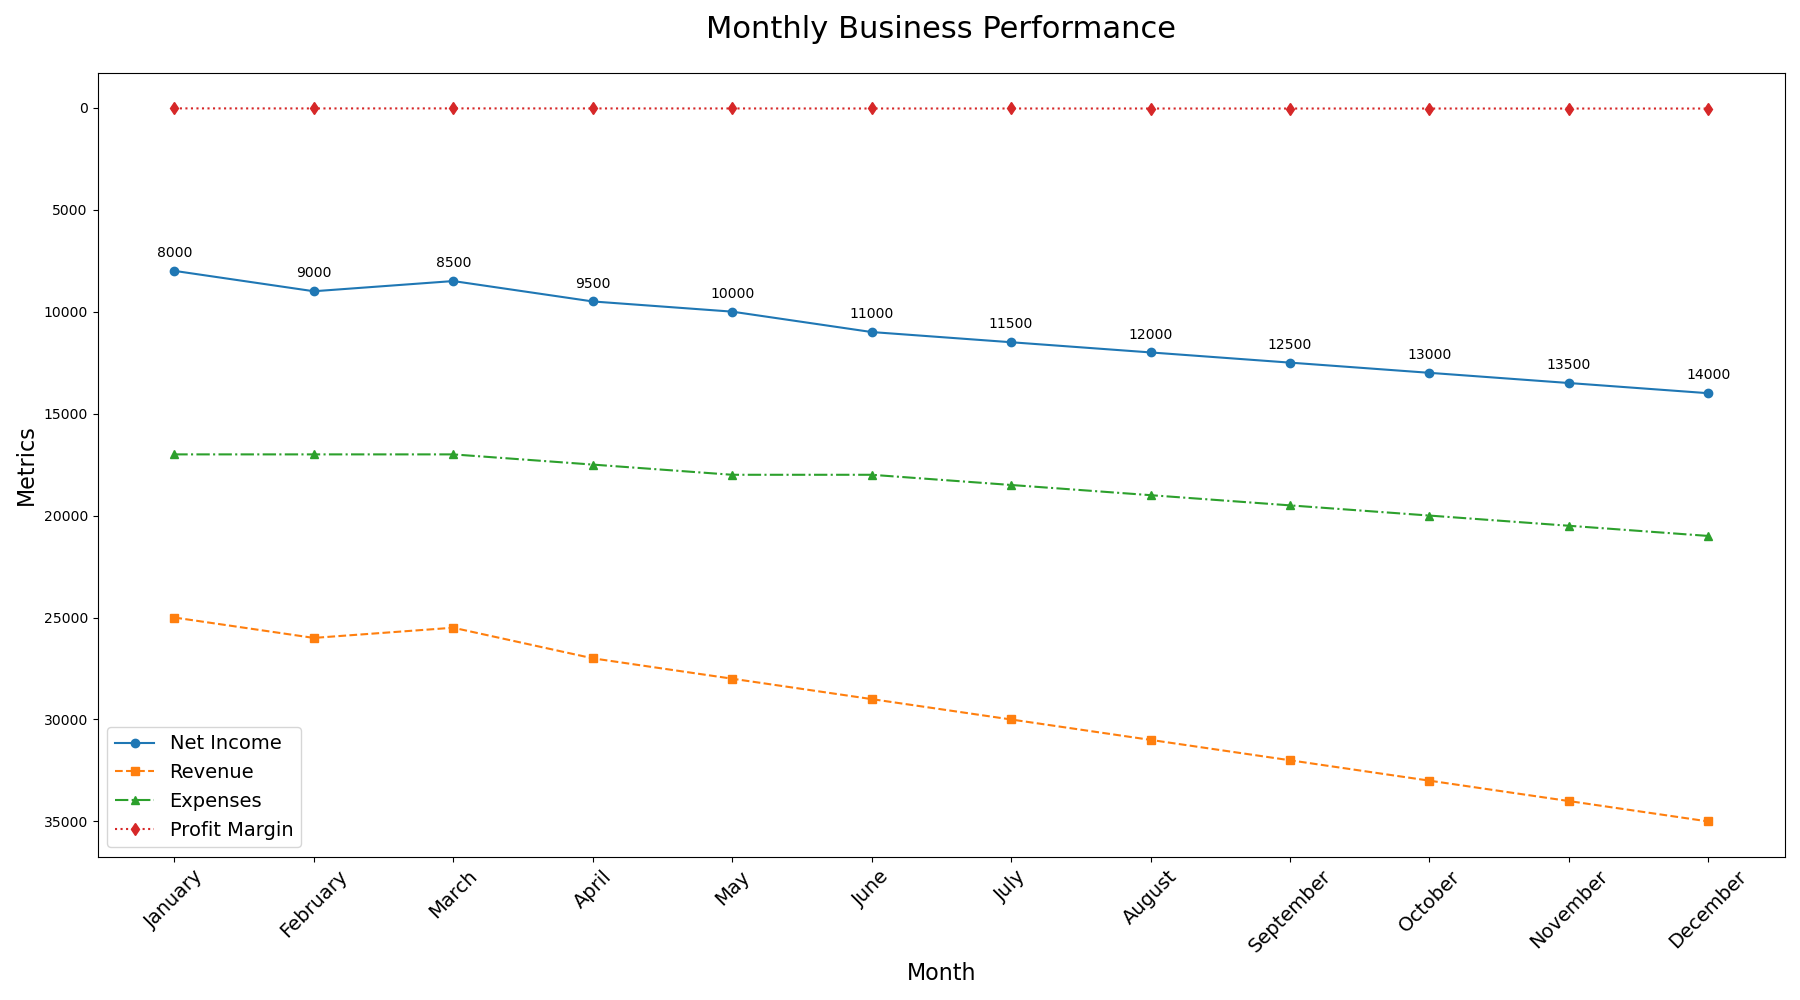

This chart was generated by the following Python code:

import matplotlib.pyplot as plt

chart_data = [
    {'Month': 'January', 'Net Income': 8000, 'Revenue': 25000, 'Expenses': 17000, 'Profit Margin': 32},
    {'Month': 'February', 'Net Income': 9000, 'Revenue': 26000, 'Expenses': 17000, 'Profit Margin': 35},
    {'Month': 'March', 'Net Income': 8500, 'Revenue': 25500, 'Expenses': 17000, 'Profit Margin': 33},
    {'Month': 'April', 'Net Income': 9500, 'Revenue': 27000, 'Expenses': 17500, 'Profit Margin': 35},
    {'Month': 'May', 'Net Income': 10000, 'Revenue': 28000, 'Expenses': 18000, 'Profit Margin': 36},
    {'Month': 'June', 'Net Income': 11000, 'Revenue': 29000, 'Expenses': 18000, 'Profit Margin': 38},
    {'Month': 'July', 'Net Income': 11500, 'Revenue': 30000, 'Expenses': 18500, 'Profit Margin': 38},
    {'Month': 'August', 'Net Income': 12000, 'Revenue': 31000, 'Expenses': 19000, 'Profit Margin': 39},
    {'Month': 'September', 'Net Income': 12500, 'Revenue': 32000, 'Expenses': 19500, 'Profit Margin': 39},
    {'Month': 'October', 'Net Income': 13000, 'Revenue': 33000, 'Expenses': 20000, 'Profit Margin': 39},
    {'Month': 'November', 'Net Income': 13500, 'Revenue': 34000, 'Expenses': 20500, 'Profit Margin': 40},
    {'Month': 'December', 'Net Income': 14000, 'Revenue': 35000, 'Expenses': 21000, 'Profit Margin': 40}
]

months = [entry['Month'] for entry in chart_data]
net_income = [entry['Net Income'] for entry in chart_data]
revenue = [entry['Revenue'] for entry in chart_data]
expenses = [entry['Expenses'] for entry in chart_data]
profit_margin = [entry['Profit Margin'] for entry in chart_data]

plt.figure(figsize=(18, 10))

plt.plot(months, net_income, label='Net Income', marker='o', linestyle='-', color='#1f77b4')
plt.plot(months, revenue, label='Revenue', marker='s', linestyle='--', color='#ff7f0e')
plt.plot(months, expenses, label='Expenses', marker='^', linestyle='-.', color='#2ca02c')
plt.plot(months, profit_margin, label='Profit Margin', marker='d', linestyle=':', color='#d62728')

plt.gca().invert_yaxis()

plt.title('Monthly Business Performance', fontsize=22, pad=25)
plt.xlabel('Month', fontsize=16)
plt.ylabel('Metrics', fontsize=16)
plt.xticks(rotation=45, fontsize=14)

for i, txt in enumerate(net_income):
    plt.annotate(txt, (months[i], net_income[i]), textcoords="offset points", xytext=(0,10), ha='center')

plt.legend(loc='lower left', fontsize=14)

plt.tight_layout()
plt.show()
